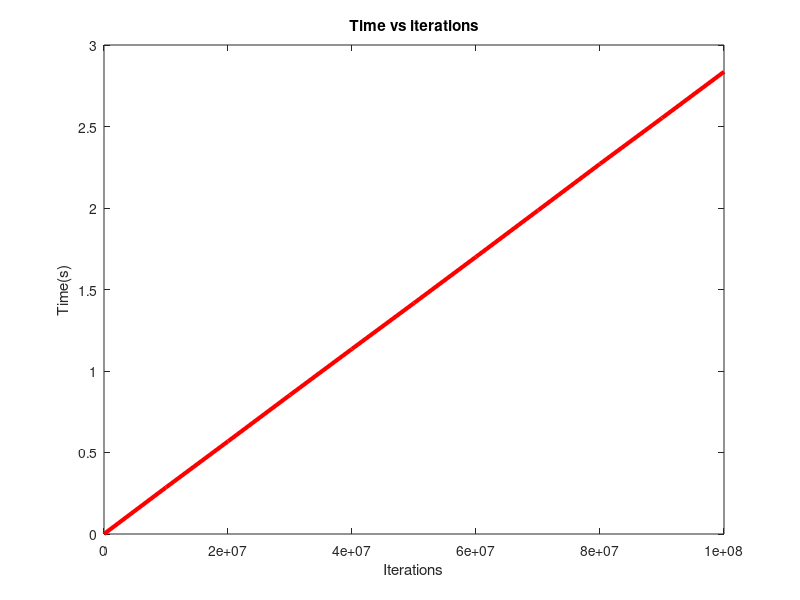

Source code (MATLAB):
D = load("data_time.dat");

time = D(:,1);
iterations = D(:,2);

figure(1);
plot(iterations,time,'r',"linewidth",3);
title("Time vs iterations");
xlabel("Iterations");
ylabel("Time(s)");